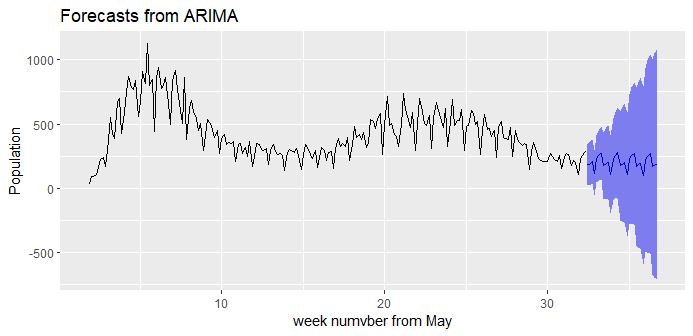

Source code (R):
library(rio)
data.head <- c("全", "北", "東", "香山")

data.5 <- import("month5.xlsx")[data.head]
data.6 <- import("month6.xlsx")[data.head]
data.7 <- import("month7.xlsx")[data.head]
data.8 <- import("month8.xlsx")[data.head]
data.9 <- import("month9.xlsx")[data.head]
data.10 <- import("month10.xlsx")[data.head]
data.11 <- import("month11.xlsx")[data.head]
data <- rbind(data.5, data.6, data.7, data.8, data.9, data.10, data.11)

library(dplyr)
data <- data %>% 
  rename("all" = "全",
         "north" = "北",
         "east" = "東",
         "SiangShan" = "香山"
  )


library(ggplot2)
library(ggfortify)
ts.data <- ts(data$east, start = c(1, 7), frequency = 7)
str(ts.data)

library(forecast)
best <- auto.arima(ts.data)
best

f.data <- forecast(best, level = c(95), h=31)
f.data

autoplot(f.data) +
  ggtitle("Forecasts from ARIMA") +
  xlab("week numvber from May") +
  ylab("Population")

data.12 <- import("month12.xlsx")
data.12
f.data$mean

prediction <- append(data$east, as.numeric(f.data$mean))
length(prediction)
data.12 <- data.12%>%
  rename("all" = "全",
         "north" = "北",
         "east" = "東",
         "SiangShan" = "香山" 
  )
true <- append(data$east, data.12$east)
length(true)

data.plot <- data.frame(prediction = prediction, 
                        observation = true)



comparison.data <- ts(data.plot, start = c(1,1)
                      , frequency = 1)
autoplot(comparison.data,size = 1.0)+
  ggtitle("Forecasting Results") +
  xlab("days from May month") +
  ylab("Population") + 
  xlim(c(180,245)) +
  ylim(c(0,1000))
